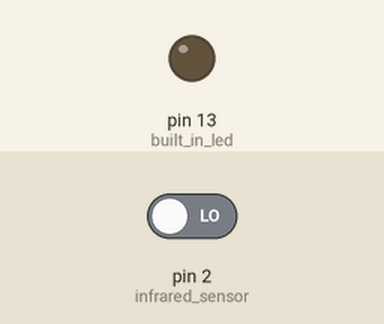
Recording of a sketch running on a simulated Arduino Uno, built with avr-gcc and run on an emulated ATmega328P. Shown: output pins drawn as LEDs (lit = HIGH). Inputs (shaded band) come from the test bench; at power-on: pin 2 (infrared_sensor) LOW. Sleep ends after the set time or at an interrupt.

Above: at 1.2 s.
1.3 s: pin 2 (infrared_sensor) driven HIGH
At 2.0 s:
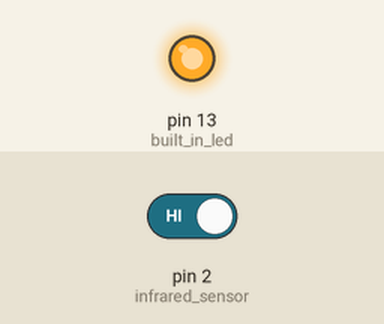
4.3 s: pin 2 (infrared_sensor) driven LOW
At 5.5 s:
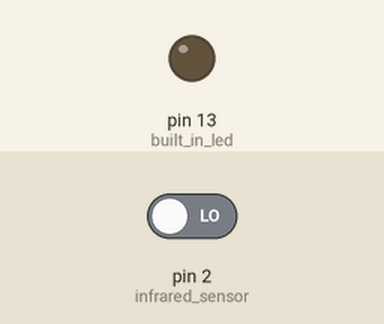
Timing chart, 0 to 7.3 s (numbered marks = the images above; inputs shaded):
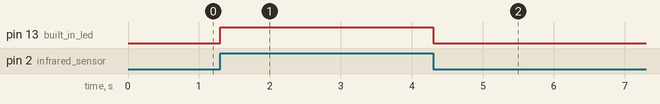

Measured:
- after the input at 1.3 s, pin 13 (built_in_led): LOW → HIGH at once
- after the input at 4.3 s, pin 13 (built_in_led): HIGH → LOW at once

The sketch:

sketch.ino
```cpp
#include<avr/sleep.h>
int infrared_sensor = 2;
int built_in_led = 13;

void setup() {
	pinMode(infrared_sensor, INPUT);
	pinMode(built_in_led, OUTPUT);
	attachInterrupt(digitalPinToInterrupt(2), waitFor_infrared_sensor_RISING, RISING);
	set_sleep_mode(SLEEP_MODE_PWR_DOWN);
	sleep_enable();

}

// the loop routine runs over and over again forever:
void loop() {
	sleep_cpu();
	if (digitalRead(infrared_sensor)  == 1) {
		digitalWrite(built_in_led, 1);
		delay(1000);
		digitalWrite(built_in_led, 0);
	}
}

void waitFor_infrared_sensor_RISING() {
	sleep_disable();
}
```
